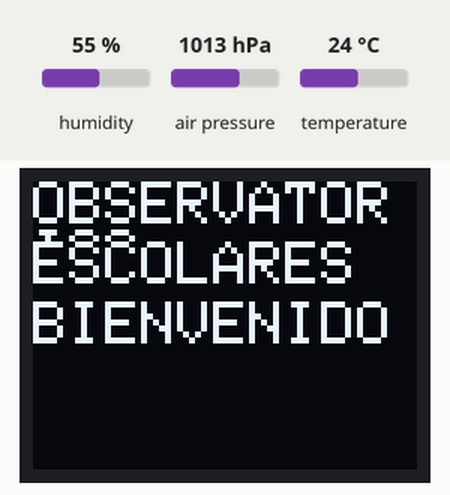
Recording of a sketch running on a simulated ESP8266 (Wemos D1 mini). Parts: 64×48 one-colour display. The test bench sets the inputs (shaded band); at power-on: humidity 55 %, air pressure 1013 hPa, temperature 24 °C. WiFi joins after 1.5 s; servers stay silent unless stated; uploads are accepted with an empty reply; what the sketch prints to the serial monitor is not drawn.

Above: at 0.1 s.
At 2.1 s:
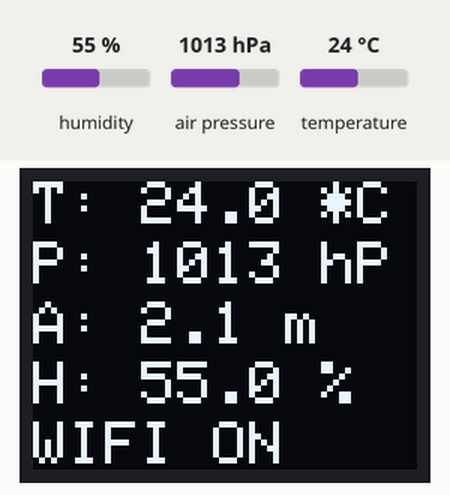
At 7.6 s:
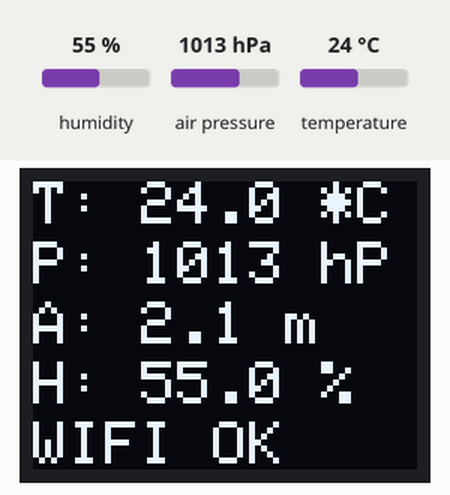
At 11.9 s:
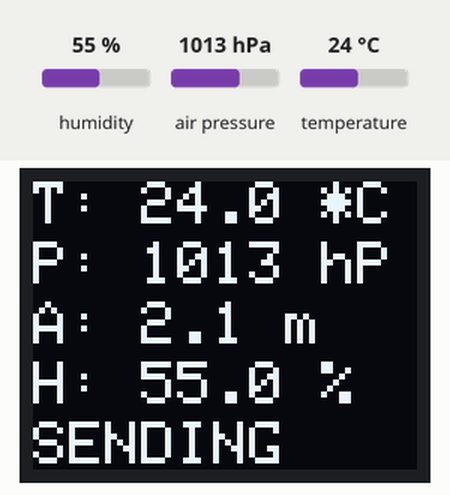
At 24.5 s:
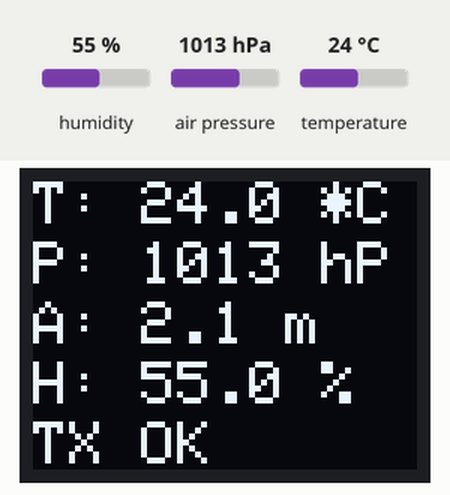
At 26.5 s:
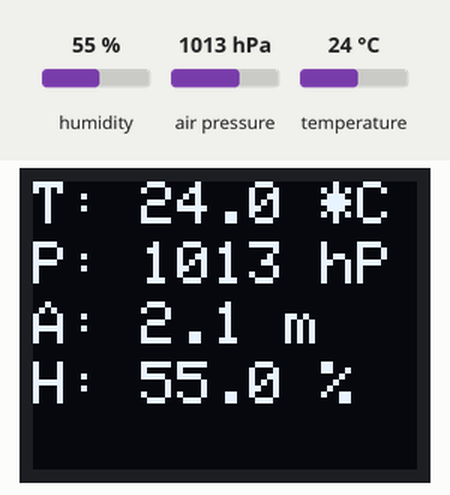

The sketch:

wemos_bme280_OLED.ino
```cpp
///////////////////////////////////////////////////////////////
//       ESTACIÓN METEOROLÓGICA OBSERVATORIOS ESCOLARES      //
//                                                           //
//       WEMOS D1 MINI PRO + WEMOS OLED SHIELD + BME280      //
///////////////////////////////////////////////////////////////

//////////////////////////////////////////////////////////////////////////////////////////////////////////////////////////////////////////////////////////////////
//                                                                        INSTRUCCIONES                                                                         //
// https://www.educa2.madrid.org/web/educamadrid/principal/files/fc1f3186-7eb4-4530-9969-5cd5945fcbcc/articulos/introduccion-proyecto-wemos.pdf?t=1510599450414 //
//////////////////////////////////////////////////////////////////////////////////////////////////////////////////////////////////////////////////////////////////

#include <ESP8266WiFi.h>
#include <DNSServer.h>
#include <Wire.h>
#include <SFE_MicroOLED.h>
#include <Adafruit_Sensor.h>
#include <Adafruit_BME280.h>

#define PIN_RESET 255
#define DC_JUMPER 0  // I2C Addres: 0 - 0x3C, 1 - 0x3D
#define SEALEVELPRESSURE_HPA (1013.25)

//////////////////////////////////////////////
// DATOS DE CONEXIÓN WIFI Y A LA PLATAFORMA //
//////////////////////////////////////////////
char ssid[32] = "SSID DE LA WIFI";
char password[32] = "CONTRASEÑA DE LA WIFI";
String proveedor = "IDENTIFICADOR DEL PROVEEDOR";
String key_proveedor = "KEY DEL PROVEEDOR";
const char* server = "iot.educa.madrid.org";

////////////////////////////////////////////////
// Definición de variables globales y objetos //
////////////////////////////////////////////////
String texto = " ";
boolean enviar_ahora = true;
unsigned long ultimo_envio;
unsigned long ultimo_intento;
byte intentos_conexion = 0;
String parametro;

WiFiClient client;
MicroOLED oled(PIN_RESET, DC_JUMPER);  // I2C Example
Adafruit_BME280 bme; // I2C

///////////////////////////
// COMIENZO DEL PROGRAMA //
///////////////////////////
void setup() {
  Serial.begin(9600);
  bme.begin();
  escribirIni();  //Escribe la pantalla de bienvenida en la OLED, se debe cambiar el centro educativo en la función escribirIni()
}

void loop(){
  //MEDIMOS LOS PARÁMETROS METEOROLÓGICOS.
  float t = bme.readTemperature();// Temperatura
  float p = bme.readPressure() / 100.0F;// Presión
  float a = bme.readAltitude(SEALEVELPRESSURE_HPA);// Altura
  float h = bme.readHumidity();// Humedad
  //ESCRIBIMOS EN LA PANTALLA LED LOS DATOS MEDIDOS EN CADA LOOP
  oled.setCursor(0, 0);
  oled.print("T: ");
  oled.print(t, 1);
  oled.print(" *C");
  oled.setCursor(0, 10);
  oled.print("P: ");
  oled.print(p, 0);
  oled.println(" hPa");
  oled.setCursor(0, 20);
  oled.print("A: ");
  oled.print(a, 1);
  oled.println(" m");
  oled.setCursor(0, 30);
  oled.print("H: ");
  oled.print(h, 1);
  oled.println(" %");
  oled.display();

  // CADA 10 MINUTOS SE REALIZA LA CONEXIÓN A LA WIFI, CONEXIÓN AL SERVIDOR, ENVÍO Y DESCONEXIÓN DEL SERVIDOR Y DESCONEXIÓN DE LA WIFI.
  // Si no se consigue; se reintenta inmediatamente (sin dejar transcurrir otros 10 minutos)
  if (enviar_ahora == true) {
    Serial.println("CONECTANDO A LA RED WIFI");
    texto = "WIFI ON";
    escribir(texto);
    // CONEXIÓN A LA RED WIFI. Hasta 3 intentos
    while (intentos_conexion < 3 && WiFi.status() != WL_CONNECTED) {
      intentos_conexion++;
      Serial.print("Intento: ");
      Serial.print(intentos_conexion);
      Serial.println("/3");
      WiFi.begin(ssid, password);// Nos conectamos a la red wifi definida.
      ultimo_intento = millis();
      while (millis() < ultimo_intento + 15000 && WiFi.status() != WL_CONNECTED) {
        //Esperamos hasta un máximo de 15 segundos en cada intento
        delay(500);//Es necesaria esta breve pausa para que el wemos no se bloquee
      }
    }
    intentos_conexion = 0;
    if (WiFi.status() == WL_CONNECTED) {
      texto = "WIFI OK";
      escribir(texto);
      Serial.println("Conectado correctamente a la red WiFi");
      Serial.print("Local IP: ");
      Serial.println(WiFi.localIP()); // Muestra por el monitor serie del IDE de arduino la IP de Wemos para comprobar si todo ha ido bien.
      String TemValor = String(t);
      parametro = "temperatura";
      if (enviar(TemValor, parametro) == true) {
        enviar_ahora = false;
      } else {
        enviar_ahora = true;
      }
      String PresionValor = String(p);
      parametro = "presion";
      if (enviar(PresionValor, parametro) == true) {
        enviar_ahora = enviar_ahora || false;
      } else {
        enviar_ahora = true;
      }
      String HumValor = String(h);
      parametro = "humedad";
      if (enviar(HumValor, parametro) == true) {
        enviar_ahora = enviar_ahora || false;
      } else {
        enviar_ahora = true;
      }
      WiFi.disconnect();
    } else {
      texto = "NO WIFI";
      escribir(texto);
      Serial.println("No se pudo conectar a la red WiFi.");
      Serial.print("Motivo: ");
      Serial.println(WiFi.status(), DEC);
      /* MOTIVOS:
        WL_NO_SHIELD = 255,
        WL_IDLE_STATUS = 0,
        WL_NO_SSID_AVAIL = 1
        WL_SCAN_COMPLETED = 2
        WL_CONNECTED = 3
        WL_CONNECT_FAILED = 4
        WL_CONNECTION_LOST = 5
        WL_DISCONNECTED = 6*/
    }
    if (enviar_ahora == false) { //Esto indica que todos los datos se han enviado correctamente
      ultimo_envio = millis();
      texto = "TX OK";
      escribir(texto);
    } else {
      texto = "TX ERROR";
      escribir(texto);
    }
  }
  if (millis() > ultimo_envio + 600000) {
    enviar_ahora = true;
  }
}


//////////////////////////////////////////////////////////////
// NOS CONECTAMOS AL SERVIDOR, ENVIAMOS Y NOS DESCONECTAMOS //
//////////////////////////////////////////////////////////////
boolean enviar(String valor, String parametro) {
  if (client.connect(server, 8081)) {
    texto = "SENDING";
    escribir(texto);
    Serial.println("Conectado correctamente al servidor para enviar el valor de " + parametro);
    client.println("PUT /data/" + proveedor + "/" + parametro + "/" + valor + " HTTP/1.1");
    client.println("IDENTITY_KEY: " + key_proveedor);
    client.println("Content-Length: 0");
    client.println("Content-Type: text/plain; charset=ISO-8859-1");
    client.println("Host: iot.educa.madrid.org:8081");
    client.println("Connection: Keep-Alive");
    client.println("User-Agent: Apache-HttpClient/UNAVAILABLE (java 1.4)");
    client.println();
    while (client.connected()) {
      if (client.available()) {
        String respuesta = client.readStringUntil('\n');
        if (respuesta.indexOf("200 OK") > 0) {
          client.stop();
          Serial.println("Enviado correctamente el dato de " + parametro + ": " + valor);
          return true;
        }
      }
    }
    client.stop();
    Serial.println("No se ha podido enviar correctamente el dato de " + parametro);
    return false;
  } else {
    Serial.println("No se pudo conectar al servidor");
    return false;
  }
}

/////////////////////////////////////
// ESCRIBIMOS EN LA PANTALLAS OLED //
/////////////////////////////////////
void escribir(String valor) {
  oled.setCursor(0, 40);
  oled.print(valor);
  oled.display();
  delay(2000);
  oled.setCursor(0, 40);
  oled.print("         ");
  oled.display();
  delay(2000);
}

//////////////////////////////////////////////////
// ESCRIBIMOS INICIALMENTE EN LA PANTALLAS OLED //
//////////////////////////////////////////////////
void escribirIni() {
  oled.begin();     // Initialize the OLED
  oled.clear(PAGE); // Clear the display's internal memory
  oled.display();   // Display what's in the buffer
  oled.clear(ALL);  // Clear the library's display buffer
  oled.display();   // Display what's in the buffer (splashscreen)
  oled.setFontType(0);
  oled.setCursor(0, 0);  // Set the text cursor to the upper-left of the screen.
  oled.print("OBSERVATORIOS"); // Print a const string
  oled.setCursor(0, 10);  // Set the text cursor to the upper-left of the screen.
  oled.print("ESCOLARES"); // Print a const string
  oled.setCursor(0, 20);  // Set the text cursor to the upper-left of the screen.
  oled.print("BIENVENIDO"); // Print a const string
  oled.display();   // Display what's in the buffer (splashscreen)
  delay(2000);
  oled.clear(PAGE); // Clear the display's internal memory
  oled.display();   // Display what's in the buffer (splash
}
```

Measured:
- what the display in image 1 shows lasts 2.0 s, from 2.1 s to 4.1 s
